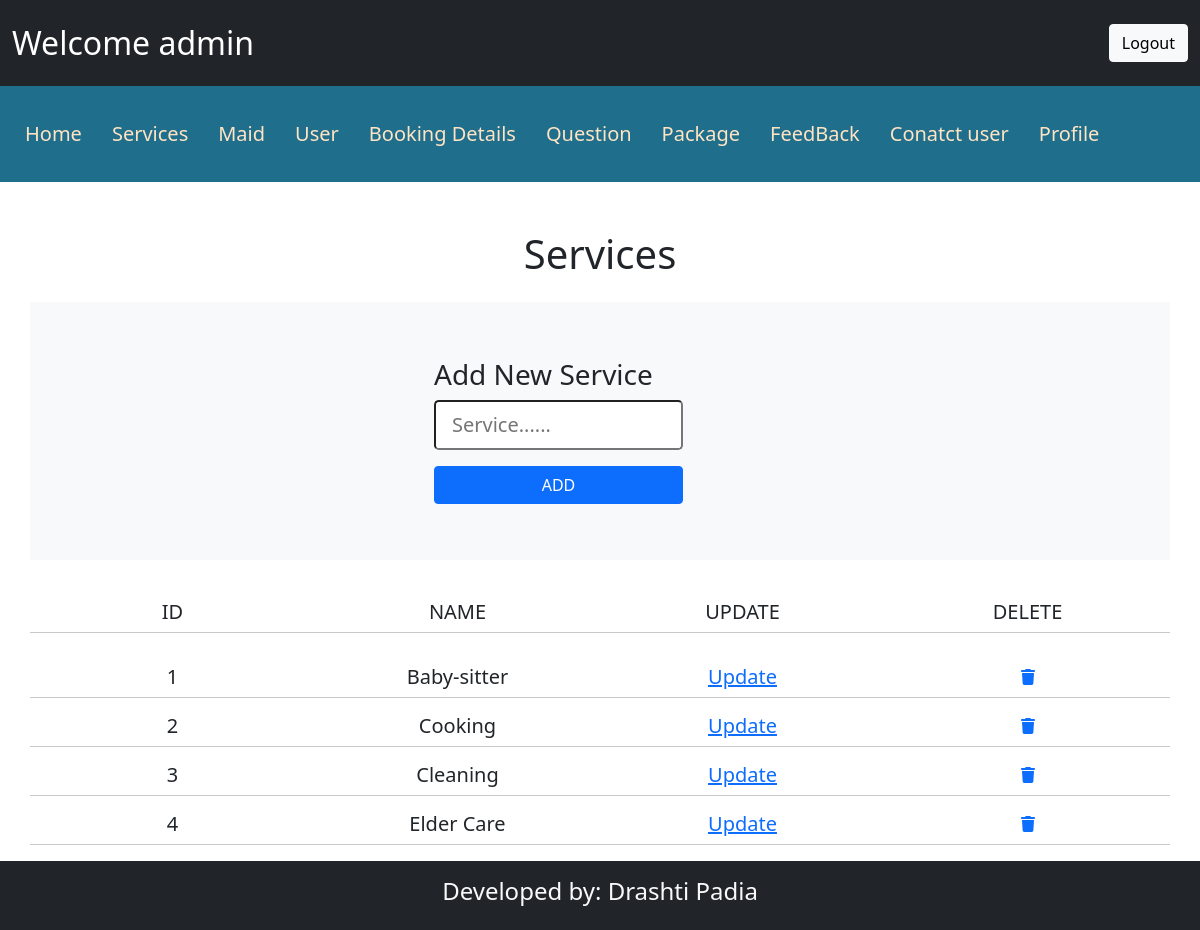
Screenshot of /admin/adminservice.php (signed in) with the database file from the repository.
### tables this page shows
CREATE TABLE IF NOT EXISTS `service` (
  `service_Id` int(11) NOT NULL AUTO_INCREMENT,
  `service_name` varchar(20) NOT NULL,
  PRIMARY KEY (`service_Id`)
);

### admin/adminservice.php (the view, shortened to what this page needs)
<?php
include("./header.php");
?>
<!DOCTYPE html>
<html lang="en">
<head>
    <link rel="stylesheet" href="./css/bootstrap.min.css" />
    <link rel="stylesheet" href="./css/all.min.css" />
    <link rel="stylesheet" href="./css/style.css" />
</head>
<body>
    <section class="mt-5">
        <div class="container d-flex justify-content-center">
            <h1 class="m-auto">Services</h1>
        </div>
    </section>
    <section class="py-4">
        <div class="container bg-light py-5">
            <div class="d-flex justify-content-center align-item-center m-2">
                <form method="POST" id="addservice" action="./insertAdminservice.php">
                    <h3 class="mb-2">Add New Service</h3>
                    <input type="text" name="newservice" id="newservice" class="form-control-lg w-75 mb-3"
                        placeholder="Service......">
                        <br>
                    <input type="submit" class="btn btn-primary w-75" value="ADD">
                </form>
            </div>
        </div>
    </section>
    <section class="py-3">
        <div class="container text-center">
            <div class="row ">
                <div class="col-3">
                    <h5> ID</h5>
                </div>
                <div class="col-3">
                    <h5>NAME</h5>
                </div>
                <div class="col-3">
                    <h5>UPDATE</h5>
                </div>
                <div class="col-3">
                    <h5>DELETE</h5>
                </div>
                <hr />
            </div>
        </div>
    </section>
    <?php
    $qur = "SELECT * FROM service";
    $Res = mysqli_query($con, $qur);
    while ($row = mysqli_fetch_row($Res)) {
        ?>
        <section>
            <div class="container text-center">
                <div class="row justify-content-center" id="editRowservice<?php echo ($row[0]); ?>">
                    <div class="col-3">
                        <h5> <?php echo ($row[0]) ?></h5>
                    </div>
                    <div class="col-3">
                        <h5> <?php echo ($row[1]) ?></h5>
                    </div>
                    <div class="col-3">
                        <h5><a href="#" onClick="showUpdate(<?php echo ($row[0]); ?>);">Update</a></h5>
                    </div>
                    <div class="col-3">
                        <a href="./deleteAdminservice.php?ser_id=<?php echo ($row[0]); ?>"><i
                                class="fa-solid fa-trash"></i></a>
                    </div>
                    <hr />
                </div>
            </div>
        </section>
    <?php } ?>
</body>
</html>
<?php include("./footer.php") ?>

### admin/css/style.css (style rules this page uses)
* { margin: 0px; padding: 0px; box-sizing: border-box; }

### rows the page displays
service: service_Id "1", service_name "Baby-sitter"
service: service_Id "2", service_name "Cooking"
service: service_Id "3", service_name "Cleaning"
service: service_Id "4", service_name "Elder Care"

### other values shown
$_SESSION['admin'] "admin"
